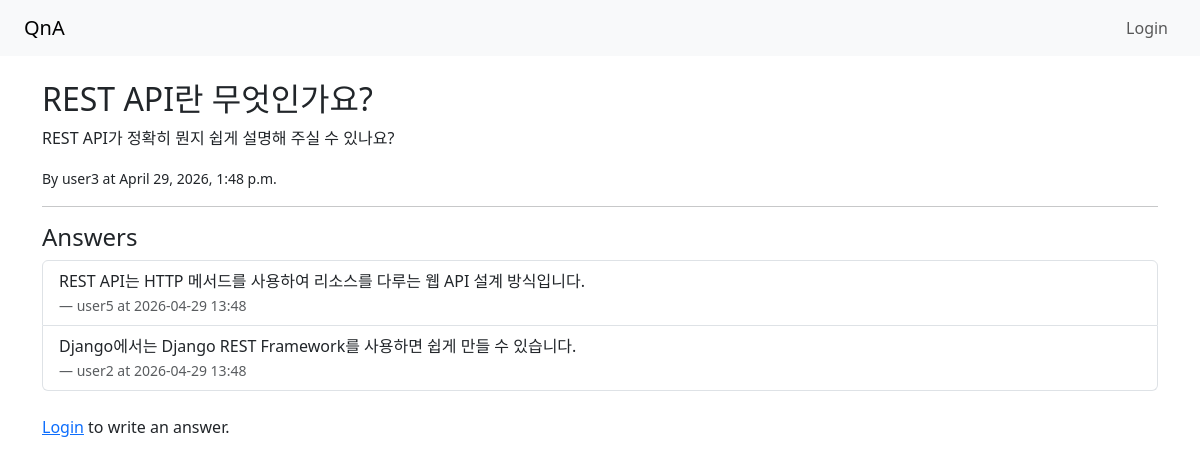
Page /question/15/ on the committed database.
### qa/models.py (models this page shows, shortened)
class Question(models.Model):
    title = models.CharField(max_length=200)
    content = models.TextField()
    author = models.ForeignKey(User, on_delete=models.CASCADE)
    created_at = models.DateTimeField(auto_now_add=True)

class Answer(models.Model):
    question = models.ForeignKey(Question, on_delete=models.CASCADE, related_name='answers')
    content = models.TextField()
    author = models.ForeignKey(User, on_delete=models.CASCADE)
    created_at = models.DateTimeField(auto_now_add=True)

### qa/views.py (the view)
# urls.py: path('question/<int:pk>/', views.question_detail, name='question_detail'),
def question_detail(request, pk):
    question = get_object_or_404(Question, pk=pk)
    if request.method == 'POST':
        content = request.POST.get('content')
        if content and request.user.is_authenticated:
            Answer.objects.create(
                question=question,content=content,author=request.user,created_at=timezone.now())
            return redirect('question_detail', pk=pk)
    return render(request, 'qa/question_detail.html', {'question': question})

### qa/templates/qa/question_detail.html
{% extends 'qa/base.html' %}
{% block content %}
<h2>{{ question.title }}</h2>
<p>{{ question.content }}</p>
<p><small>By {{ question.author.username }} at {{ question.created_at }}</small></p>
<hr>
<h4>Answers</h4>
<ul class="list-group mb-4">
    {% for answer in question.answers.all %}
    <li class="list-group-item">
        {{ answer.content }}<br>
        <small class="text-muted">— {{ answer.author.username }} at {{ answer.created_at|date:"Y-m-d H:i" }}</small>
    </li>
    {% empty %}
    <li class="list-group-item">No answers yet.</li>
    {% endfor %}
</ul>
{% if user.is_authenticated %}
<h5>Write an Answer</h5>
<form method="post">
    {% csrf_token %}
    <div class="mb-3">
        <textarea name="content" class="form-control" rows="4"
                  placeholder="Write your answer here..."></textarea>
    </div>
    <button type="submit" class="btn btn-success">Submit Answer</button>
</form>
{% else %}
<p><a href="{% url 'login' %}">Login</a> to write an answer.</p>
{% endif %}
{% endblock %}

### rows in the picture
Question: title "REST API란 무엇인가요?", content "REST API가 정확히 뭔지 쉽게 설명해 주실 수 있나요?", author.username "user3", created_at "April 29, 2026, 1:48 p.m."
Answer: content "REST API는 HTTP 메서드를 사용하여 리소스를 다루는 웹 API 설계 방식입니다.", author.username "user5", created_at "2026-04-29 13:48"
Answer: content "Django에서는 Django REST Framework를 사용하면 쉽게 만들 수 있습니다.", author.username "user2", created_at "2026-04-29 13:48"
